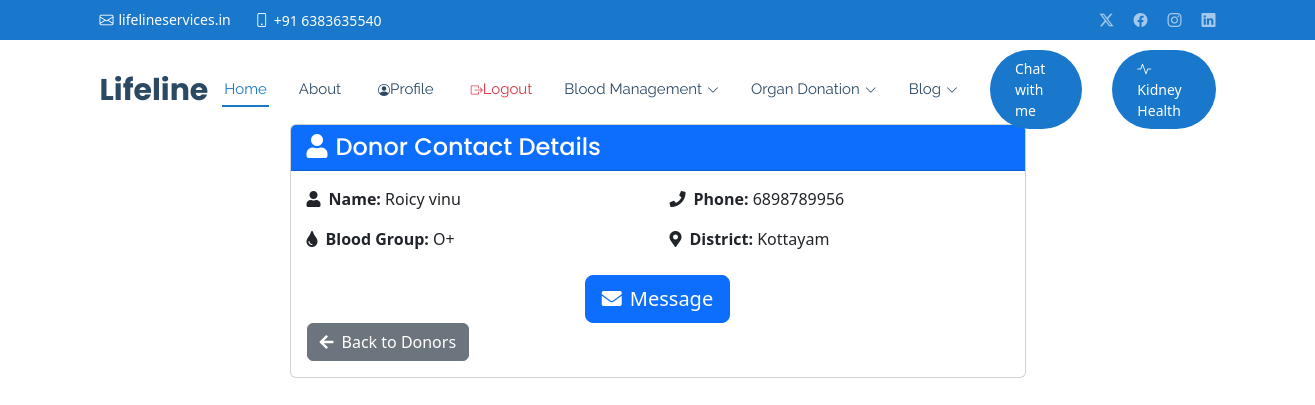
The page /contact-donor/18/ (signed in) on the database its author committed.
### core/models.py (models this page shows, shortened)
class Donor(models.Model):
    BLOOD_GROUP_CHOICES = [
        ('A+', 'A+'),
        ('A-', 'A-'),
        ('B+', 'B+'),
        ('B-', 'B-'),
        ('AB+', 'AB+'),
        ('AB-', 'AB-'),
        ('O+', 'O+'),
        ('O-', 'O-'),
    ]
    PLACE_CHOICES = [
        ('Alappuzha','Alappuzha'),
        ('Ernakulam','Ernakulam'),
        ('Idukki','Idukki'),
        ('Kannur','Kannur'),
        ('Kasaragod','Kasaragod'),
        ('Kollam','Kollam'),
        ('Kozhikode','Kozhikode'),
        ('Kottayam','Kottayam'),
        ('Malappuram','Malappuram'),
        ('Palakkad','Palakkad'),
        ('Pathanamthitta','Pathanamthitta'),
        ('Thiruvananthapuram','Thiruvananthapuram'),
        ('Thrissur','Thrissur'),
        ('Wayanad','Wayanad'),
    ]
    LAST_DONATED_CHOICES = [
        (1, '1 week'),
        (2, '2 weeks'),
        (3, '3 weeks'),
        (4, '4 weeks'),
        (5, '5 weeks'),
        (6, '6 weeks'),
        (7, '7 weeks'),
        (8, '8 weeks'),
    ]
    user = models.OneToOneField(User, on_delete=models.CASCADE, related_name='donor_profile')
    profile_pic = models.ImageField(upload_to='donor_profile_pics/', null=True, blank=True)
    phone = models.CharField(max_length=10, unique=True)
    district = models.CharField(max_length=100, choices=PLACE_CHOICES)
    blood_group = models.CharField(max_length=3, choices=BLOOD_GROUP_CHOICES)
    is_blood_donor = models.BooleanField(default=True)  # Changed default to True
    weight = models.DecimalField(
        max_digits=5,
        decimal_places=2,
        validators=[validate_weight],
        help_text="Weight must be between 45 and 150 kg"
    )
    last_donated = models.IntegerField(
        choices=LAST_DONATED_CHOICES,
        help_text="Number of weeks since last donation"
    )
    is_active = models.BooleanField(default=True)
    created_at = models.DateTimeField(default=timezone.now)
    updated_at = models.DateTimeField(auto_now=True)
    @property
    def get_name(self):
        return f"{self.user.first_name} {self.user.last_name}"
    class Meta:
        ordering = ['-created_at']
        verbose_name = 'Blood Donor'
        verbose_name_plural = 'Blood Donors'

### core/views.py (the view)
# urls.py: path('contact-donor/<int:donor_id>/', views.contact_donor, name='contact_donor'),
@login_required
def contact_donor(request, donor_id):
    donor = get_object_or_404(Donor, id=donor_id)
    hospital = request.user.hospital_profile  # Assuming hospital user has a profile
    if request.method == 'POST':
        form = MessageForm(request.POST)
        if form.is_valid():
            message = form.save(commit=False)
            message.sender = request.user
            message.recipient = donor.user
            message.sender_type = 'hospital'
            message.save()
            MessageNotification.objects.create(
                user=donor.user,
                message=message
            )
            messages.success(request, 'Message sent successfully to donor')
            return redirect('blood_donor_list')
    else:
        form = MessageForm()
    context = {
        'donor': donor,
        'form': form,
        'hospital': hospital
    }
    return render(request, 'messaging/contact_donor.html', context)

### core/templates/messaging/contact_donor.html
{% extends 'base.html' %}
{% block content %}
<div class="container py-4">
    <div class="row justify-content-center">
        <div class="col-md-8">
            <div class="card">
                <div class="card-header bg-primary text-white">
                    <h4 class="mb-0">
                        <i class="fas fa-user me-2"></i>Donor Contact Details
                    </h4>
                </div>
                <div class="card-body">
                    <div class="contact-info">
                        <div class="row mb-3">
                            <div class="col-md-6">
                                <strong><i class="fas fa-user me-2"></i>Name:</strong>
                                {{ donor.get_name }}
                            </div>
                            <div class="col-md-6">
                                <strong><i class="fas fa-phone me-2"></i>Phone:</strong>
                                {{ donor.phone }}
                            </div>
                        </div>
                        <div class="row mb-3">
                            <div class="col-md-6">
                                <strong><i class="fas fa-tint me-2"></i>Blood Group:</strong>
                                {{ donor.blood_group }}
                            </div>
                            <div class="col-md-6">
                                <strong><i class="fas fa-map-marker-alt me-2"></i>District:</strong>
                                {{ donor.district }}
                            </div>
                        </div>
                    </div>
                    <div class="text-center mt-4">
                        <a href="{% url 'donor_chat' donor.id %}" class="btn btn-primary btn-lg">
                            <i class="fas fa-envelope me-2"></i>Message
                        </a>
                    </div>
                    <a href="{% url 'blood_donor_list' %}" class="btn btn-secondary">
                        <i class="fas fa-arrow-left me-2"></i>Back to Donors
                    </a>
                </div>
            </div>
        </div>
    </div>
</div>
{% endblock %}

### static/css/main.css (style rules this page uses)
:root { --default-font: "Roboto", system-ui, -apple-system, "Segoe UI", Roboto, "Helvetica Neue", Arial, "Noto Sans", "Liberation Sans", sans-serif, "Apple Color Emoji", "Segoe UI Emoji", "Segoe UI Symbol", "Noto Color Emoji"; --heading-font: "Poppins", sans-serif; --nav-font: "Raleway", sans-serif; }
:root { --background-color: #ffffff; --default-color: #444444; --heading-color: #2c4964; --accent-color: #1977cc; --surface-color: #ffffff; --contrast-color: #ffffff; }
:root { --nav-color: #2c4964; --nav-hover-color: #1977cc; --nav-mobile-background-color: #ffffff; --nav-dropdown-background-color: #ffffff; --nav-dropdown-color: #2c4964; --nav-dropdown-hover-color: #1977cc; }
:root { scroll-behavior: smooth; }
body { color: var(--default-color); background-color: var(--background-color); font-family: var(--default-font); }
a { color: var(--accent-color); text-decoration: none; transition: 0.3s; }
h1, h2, h3, h4, h5, h6 { color: var(--heading-color); font-family: var(--heading-font); }
.card { border-radius: 15px; transition: transform 0.2s ease-in-out; }
.btn-primary { background-color: #007bff; border-color: #007bff; color: white; border-radius: 8px; padding: 12px 20px; font-size: 16px; transition: background-color 0.3s ease-in-out; }
.card { border: none; transition: all 0.3s ease; }
.card-header { border-bottom: 2px solid #f8f9fa; }
.btn-primary { background-color: #0d6efd; border-color: #0d6efd; padding: 8px 20px; transition: all 0.3s ease; }

### static/css/templatemo-stand-blog.css (style rules this page uses)
body { font-family: 'Roboto', sans-serif; overflow-x: hidden; text-rendering: optimizeLegibility; -webkit-font-smoothing: antialiased; -moz-osx-font-smoothing: grayscale; }
a { text-decoration: none!important; }
h1,h2,h3,h4,h5,h6 { margin: 0px; }

### rows shown on the page
Donor: get_name "Roicy vinu", phone "6898789956", blood_group "O+", district "Kottayam"
